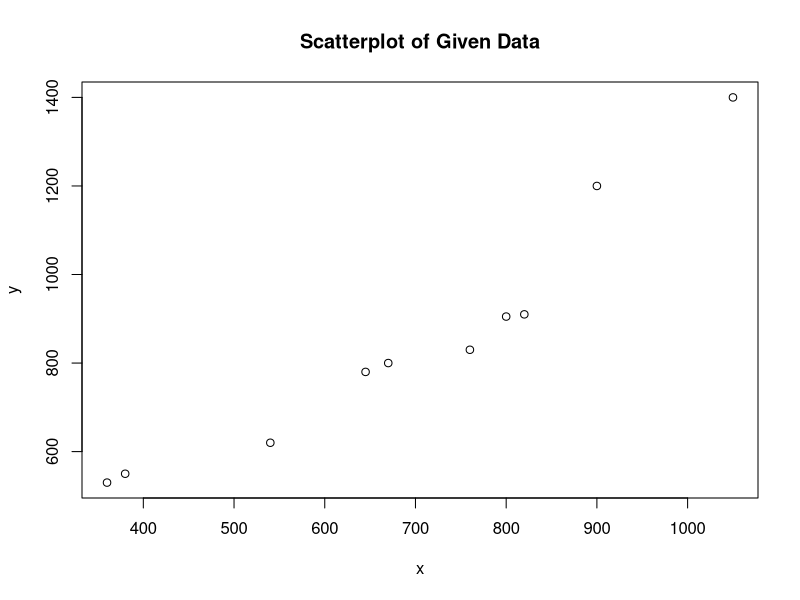
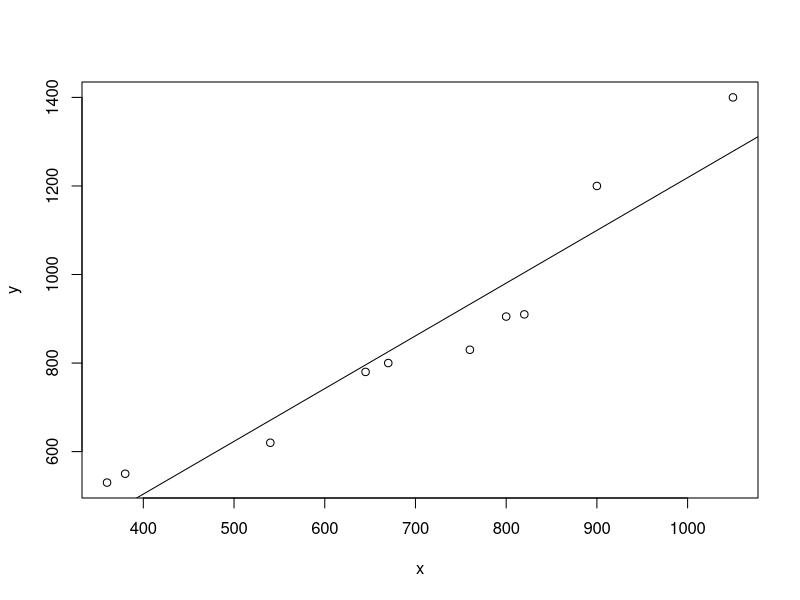

R code for these plots, in order:
x <- c(380, 645, 360, 900, 540, 670, 820, 1050, 760, 800)
y <- c(550, 780, 530, 1200, 620, 800, 910, 1400, 830, 905)

# Scatterplot
png("Scatterplot.png")
plot(y ~ x, main = "Scatterplot of Given Data")
dev.off()

#Linear Model
lm_sales <- lm(y ~ x)
print(lm_sales)

png("ScatterplotWithRegression.png")
plot(y ~ x)
abline(lm_sales$coefficients)
dev.off()

lm_summary <- summary(lm_sales)
# s*s
print(lm_summary$sigma^2)
# SSE
print(lm_summary$sigma^2 * lm_summary$df[2])

# Correlation Coefficient
print(cor(x, y))

# Coefficent of Determination
print(lm_summary$r.squared)

# 95% confidence interval
print(confint(lm_sales, "x"))